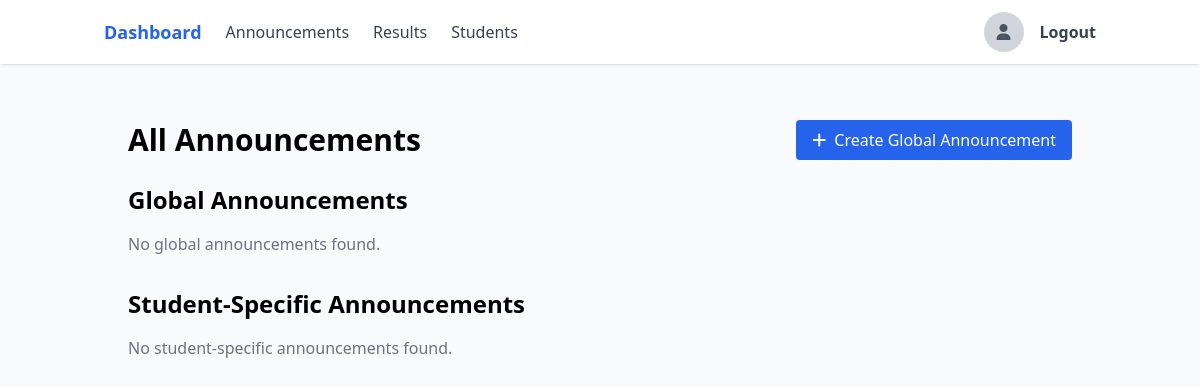
Page /teacher/announcements/ (signed in) on the earlier database version.
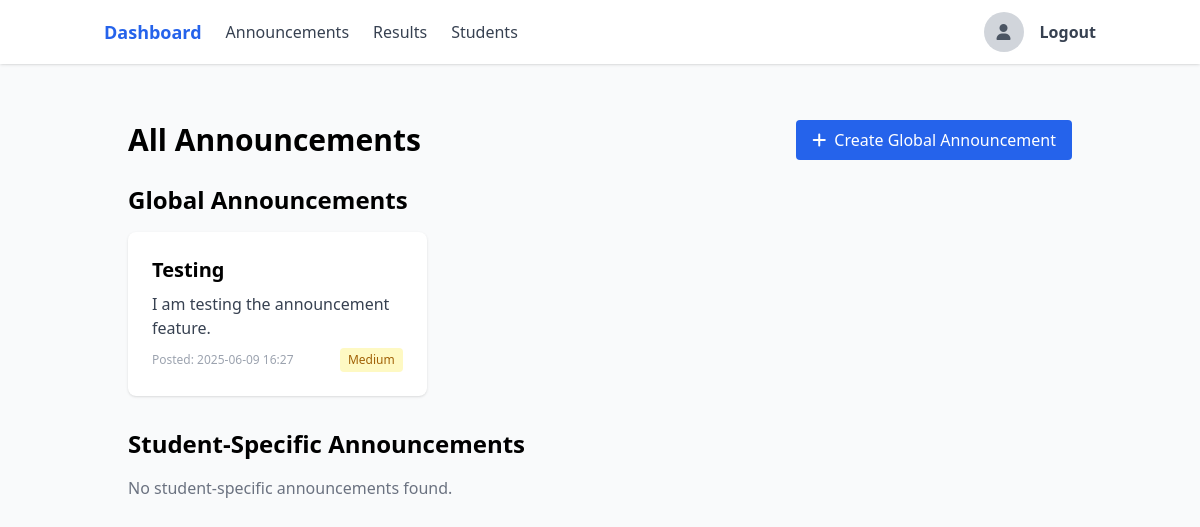
Same page on the later database version.
### users/models.py (models this page shows, shortened)
class Announcement(models.Model):
    PRIORITY_CHOICES = [
        ('low', 'Low'),
        ('medium', 'Medium'),
        ('high', 'High'),
    ]
    title = models.CharField(max_length=200)
    content = models.TextField()
    created_by = models.ForeignKey(User, on_delete=models.CASCADE, related_name='announcements_created')
    created_at = models.DateTimeField(default=timezone.now)
    priority = models.CharField(max_length=10, choices=PRIORITY_CHOICES, default='medium')
    is_active = models.BooleanField(default=True)
    student = models.ForeignKey(User, on_delete=models.CASCADE, related_name='announcements', null=True, blank=True,
                              help_text='If set, this announcement is only visible to this specific student')
    class Meta:
        ordering = ['-created_at']

### users/views.py (the view)
# urls.py: path('teacher/announcements/', views.teacher_announcements, name='teacher_announcements'),
@login_required
def teacher_announcements(request):
    if not request.user.is_teacher:
        return redirect('login')
    announcements = Announcement.objects.all().order_by('-created_at')
    return render(request, 'users/teacher_announcements.html', {
        'announcements': announcements,
        'global_announcements': announcements.filter(student=None),
        'student_specific_announcements': announcements.filter(student__isnull=False)
    })

### users/models.py (called while the page is built)
    @property
    def is_teacher(self):
        return self.role == 'teacher'

### users/templates/users/teacher_announcements.html
{% extends 'users/base.html' %}
{% block content %}
<div class="container mx-auto p-6">
    <div class="flex justify-between items-center mb-6">
        <h1 class="text-3xl font-bold">All Announcements</h1>
        <a href="{% url 'teacher_create_announcement' %}" class="bg-blue-600 text-white px-4 py-2 rounded hover:bg-blue-700">
            <i class="fas fa-plus mr-2"></i>Create Global Announcement
        </a>
    </div>
    <div class="mb-8">
        <h2 class="text-2xl font-semibold mb-4">Global Announcements</h2>
        <div class="grid grid-cols-1 md:grid-cols-2 lg:grid-cols-3 gap-6">
            {% for announcement in global_announcements %}
            <div class="bg-white rounded-lg shadow p-6">
                <h3 class="text-xl font-semibold mb-2">{{ announcement.title }}</h3>
                <p class="text-gray-700 mb-2">{{ announcement.content|truncatewords:20 }}</p>
                <div class="flex items-center justify-between">
                    <span class="text-xs text-gray-400">Posted: {{ announcement.created_at|date:"Y-m-d H:i" }}</span>
                    {% if announcement.priority == 'high' %}
                        <span class="ml-2 text-xs px-2 py-1 rounded bg-red-100 text-red-700">{{ announcement.get_priority_display }}</span>
                    {% elif announcement.priority == 'medium' %}
                        <span class="ml-2 text-xs px-2 py-1 rounded bg-yellow-100 text-yellow-700">{{ announcement.get_priority_display }}</span>
                    {% else %}
                        <span class="ml-2 text-xs px-2 py-1 rounded bg-green-100 text-green-700">{{ announcement.get_priority_display }}</span>
                    {% endif %}
                </div>
            </div>
            {% empty %}
            <div class="col-span-full text-gray-500">No global announcements found.</div>
            {% endfor %}
        </div>
    </div>
    <div>
        <h2 class="text-2xl font-semibold mb-4">Student-Specific Announcements</h2>
        <div class="grid grid-cols-1 md:grid-cols-2 lg:grid-cols-3 gap-6">
            {% for announcement in student_specific_announcements %}
            <div class="bg-white rounded-lg shadow p-6">
                <div class="flex items-center justify-between mb-2">
                    <h3 class="text-xl font-semibold">{{ announcement.title }}</h3>
                    <span class="text-sm text-blue-600">For: {{ announcement.student.get_full_name }}</span>
                </div>
                <p class="text-gray-700 mb-2">{{ announcement.content|truncatewords:20 }}</p>
                <div class="flex items-center justify-between">
                    <span class="text-xs text-gray-400">Posted: {{ announcement.created_at|date:"Y-m-d H:i" }}</span>
                    {% if announcement.priority == 'high' %}
                        <span class="ml-2 text-xs px-2 py-1 rounded bg-red-100 text-red-700">{{ announcement.get_priority_display }}</span>
                    {% elif announcement.priority == 'medium' %}
                        <span class="ml-2 text-xs px-2 py-1 rounded bg-yellow-100 text-yellow-700">{{ announcement.get_priority_display }}</span>
                    {% else %}
                        <span class="ml-2 text-xs px-2 py-1 rounded bg-green-100 text-green-700">{{ announcement.get_priority_display }}</span>
                    {% endif %}
                </div>
            </div>
            {% empty %}
            <div class="col-span-full text-gray-500">No student-specific announcements found.</div>
            {% endfor %}
        </div>
    </div>
</div>
{% endblock %}

Differences in the rows shown:
added Announcement: title "Testing", content "I am testing the announcement feature.", created_at "2025-06-09 16:27", priority "Medium"
Other differences:
text no longer shown: "No global announcements found."
